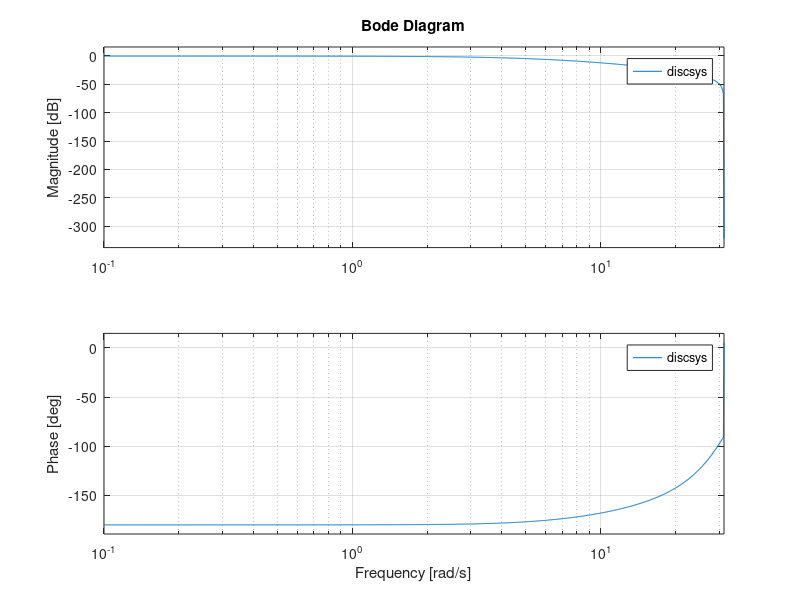

Write the MATLAB code that produced this figure.
clear
h = 0.1;
g = 9.81
l = 0.25
w = sqrt(g/l);

A = [0 1; w^2 1];
B = [1; w^2];
C = [1 0];
D = [0];

ss = ss(A, B, C, D);

discsys = c2d(ss, h, 'tustin')
bode(discsys)

H = zpk(discsys)

